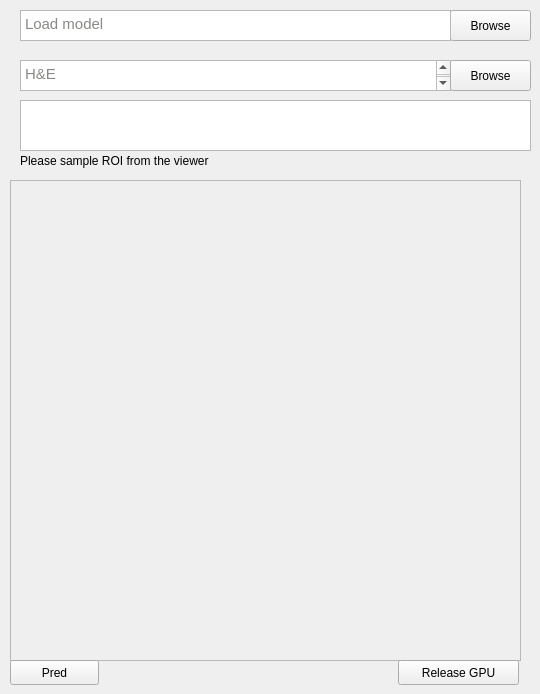
     <widget class="QWidget" name="tab_11">
      <attribute name="title">
       <string>Interactive</string>
      </attribute>
      <widget class="QScrollArea" name="scrollArea_pred">
       <property name="geometry">
        <rect>
         <x>10</x>
         <y>180</y>
         <width>511</width>
         <height>481</height>
        </rect>
       </property>
       <property name="widgetResizable">
        <bool>true</bool>
       </property>
       <widget class="QWidget" name="scrollAreaWidgetContents_6">
        <property name="geometry">
         <rect>
          <x>0</x>
          <y>0</y>
          <width>509</width>
          <height>479</height>
         </rect>
        </property>
       </widget>
      </widget>
      <widget class="QPushButton" name="preproc_interactive_pushButton_browse_5">
       <property name="geometry">
        <rect>
         <x>450</x>
         <y>10</y>
         <width>81</width>
         <height>31</height>
        </rect>
       </property>
       <property name="text">
        <string>Browse</string>
       </property>
      </widget>
      <widget class="QTextEdit" name="textEdit_5">
       <property name="geometry">
        <rect>
         <x>20</x>
         <y>10</y>
         <width>431</width>
         <height>31</height>
        </rect>
       </property>
       <property name="html">
        <string>&lt;!DOCTYPE HTML PUBLIC &quot;-//W3C//DTD HTML 4.0//EN&quot; &quot;http://www.w3.org/TR/REC-html40/strict.dtd&quot;&gt;
&lt;html&gt;&lt;head&gt;&lt;meta name=&quot;qrichtext&quot; content=&quot;1&quot; /&gt;&lt;style type=&quot;text/css&quot;&gt;
p, li { white-space: pre-wrap; }
&lt;/style&gt;&lt;/head&gt;&lt;body style=&quot; font-family:'Ubuntu'; font-size:11pt; font-weight:400; font-style:normal;&quot;&gt;
&lt;p style=&quot; margin-top:0px; margin-bottom:0px; margin-left:0px; margin-right:0px; -qt-block-indent:0; text-indent:0px;&quot;&gt;&lt;span style=&quot; color:#888a85;&quot;&gt;Load model&lt;/span&gt;&lt;/p&gt;&lt;/body&gt;&lt;/html&gt;</string>
       </property>
      </widget>
      <widget class="QLabel" name="label_32">
       <property name="geometry">
        <rect>
         <x>20</x>
         <y>150</y>
         <width>401</width>
         <height>21</height>
        </rect>
       </property>
       <property name="text">
        <string>Please sample ROI from the viewer</string>
       </property>
      </widget>
      <widget class="QTextEdit" name="textEdit_9">
       <property name="geometry">
        <rect>
         <x>20</x>
         <y>60</y>
         <width>431</width>
         <height>31</height>
        </rect>
       </property>
       <property name="html">
        <string>&lt;!DOCTYPE HTML PUBLIC &quot;-//W3C//DTD HTML 4.0//EN&quot; &quot;http://www.w3.org/TR/REC-html40/strict.dtd&quot;&gt;
&lt;html&gt;&lt;head&gt;&lt;meta name=&quot;qrichtext&quot; content=&quot;1&quot; /&gt;&lt;style type=&quot;text/css&quot;&gt;
p, li { white-space: pre-wrap; }
&lt;/style&gt;&lt;/head&gt;&lt;body style=&quot; font-family:'Ubuntu'; font-size:11pt; font-weight:400; font-style:normal;&quot;&gt;
&lt;p style=&quot; margin-top:0px; margin-bottom:0px; margin-left:0px; margin-right:0px; -qt-block-indent:0; text-indent:0px;&quot;&gt;&lt;span style=&quot; color:#888a85;&quot;&gt;H&amp;amp;E&lt;/span&gt;&lt;/p&gt;
&lt;p style=&quot;-qt-paragraph-type:empty; margin-top:0px; margin-bottom:0px; margin-left:0px; margin-right:0px; -qt-block-indent:0; text-indent:0px; color:#888a85;&quot;&gt;&lt;br /&gt;&lt;/p&gt;&lt;/body&gt;&lt;/html&gt;</string>
       </property>
      </widget>
      <widget class="QPushButton" name="preproc_interactive_pushButton_browse_HE_3">
       <property name="geometry">
        <rect>
         <x>450</x>
         <y>60</y>
         <width>81</width>
         <height>31</height>
        </rect>
       </property>
       <property name="text">
        <string>Browse</string>
       </property>
      </widget>
      <widget class="QTextEdit" name="textEdit_8">
       <property name="geometry">
        <rect>
         <x>20</x>
         <y>100</y>
         <width>511</width>
         <height>51</height>
        </rect>
       </property>
      </widget>
      <widget class="QPushButton" name="pushButton_31">
       <property name="geometry">
        <rect>
         <x>10</x>
         <y>660</y>
         <width>89</width>
         <height>25</height>
        </rect>
       </property>
       <property name="text">
        <string>Pred</string>
       </property>
      </widget>
      <widget class="QPushButton" name="pushButton_32">
       <property name="geometry">
        <rect>
         <x>398</x>
         <y>660</y>
         <width>121</width>
         <height>25</height>
        </rect>
       </property>
       <property name="text">
        <string>Release GPU</string>
       </property>
      </widget>
     </widget>
